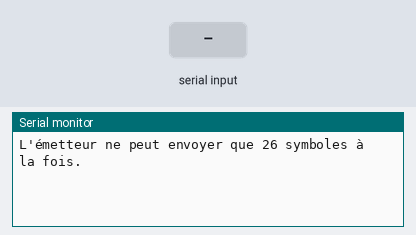
A sketch run on a simulated Arduino Uno, built with avr-gcc and run on an emulated ATmega328P. On the bench: the last lines printed to the serial monitor. The test bench sets the inputs (shaded band). No radio packets arrive unless stated.

Above: at 1.2 s.
1.3 s: "1" received over Serial
At 3.1 s:
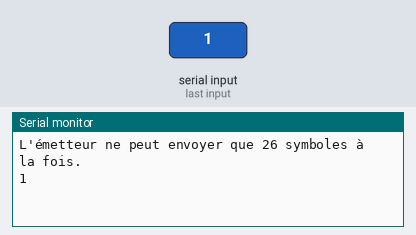
3.8 s: "0" received over Serial
At 5.2 s:
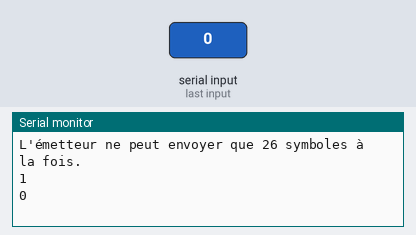
5.3 s: "2" received over Serial
At 7.3 s:
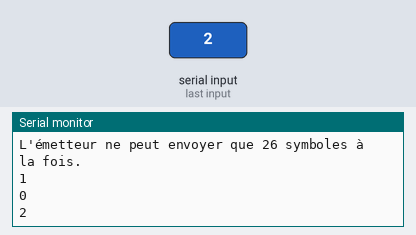

The sketch:

transmitter.ino
```cpp
#include <VirtualWire.h>

    //Grove - 315(433) RF link kit Demo v1.0
    //by :http://www.seeedstudio.com/
    //connect the sent module to D2 to use
    #include <VirtualWire.h>

    int RF_TX_PIN = 2;
    String envoie="";

    void setup()
    {
      Serial.begin(9600);
      vw_set_tx_pin(RF_TX_PIN); // Setup transmit pin
      vw_setup(2000); // Transmission speed in bits per second.
      Serial.println("L'émetteur ne peut envoyer que 26 symboles à la fois.");
    }

    void loop()
    {
      if(Serial.available()>0)
      {
        envoie=Serial.readString();
        Serial.println(envoie);

        if (envoie.length() != 0) //Regarder si le String contient des données différentes de 0
        {
          char *p = const_cast<char*>(envoie.c_str()); //conversion du String en un pointeur de type char
          vw_send((uint8_t *)p, strlen(p)); // Envoie des données via le module transmetteur 433MHz
        }
      }
    }
```

Measured:
- after the input at 1.3 s, the serial monitor: prints a new line after 1.0 s (image 1)
- after the input at 3.8 s, the serial monitor: prints a new line after 1.0 s (image 2)
- after the input at 5.3 s, the serial monitor: prints a new line after 1.0 s (image 3)
